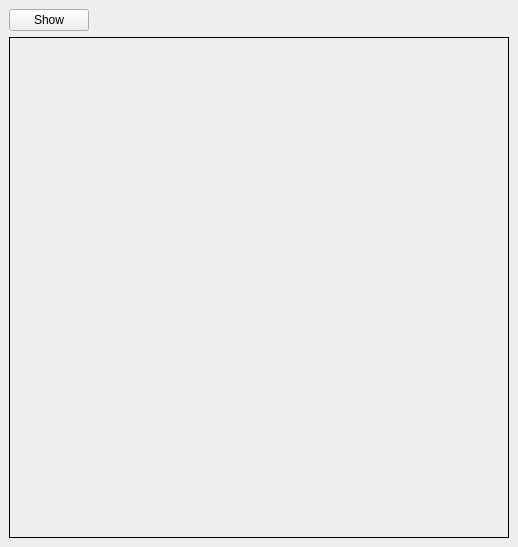
<?xml version="1.0" encoding="UTF-8"?>
<ui version="4.0">
 <class>MainWindow</class>
 <widget class="QMainWindow" name="MainWindow">
  <property name="geometry">
   <rect>
    <x>0</x>
    <y>0</y>
    <width>518</width>
    <height>547</height>
   </rect>
  </property>
  <property name="windowTitle">
   <string>MainWindow</string>
  </property>
  <widget class="QWidget" name="centralwidget">
   <layout class="QGridLayout" name="gridLayout">
    <item row="0" column="0">
     <widget class="QPushButton" name="btOpencv">
      <property name="text">
       <string>Show</string>
      </property>
     </widget>
    </item>
    <item row="0" column="1">
     <spacer name="horizontalSpacer">
      <property name="orientation">
       <enum>Qt::Horizontal</enum>
      </property>
      <property name="sizeHint" stdset="0">
       <size>
        <width>416</width>
        <height>20</height>
       </size>
      </property>
     </spacer>
    </item>
    <item row="1" column="0" colspan="2">
     <widget class="QLabel" name="openCVFrame">
      <property name="minimumSize">
       <size>
        <width>500</width>
        <height>500</height>
       </size>
      </property>
      <property name="frameShape">
       <enum>QFrame::Box</enum>
      </property>
      <property name="text">
       <string/>
      </property>
     </widget>
    </item>
   </layout>
  </widget>
 </widget>
 <resources/>
 <connections/>
</ui>
